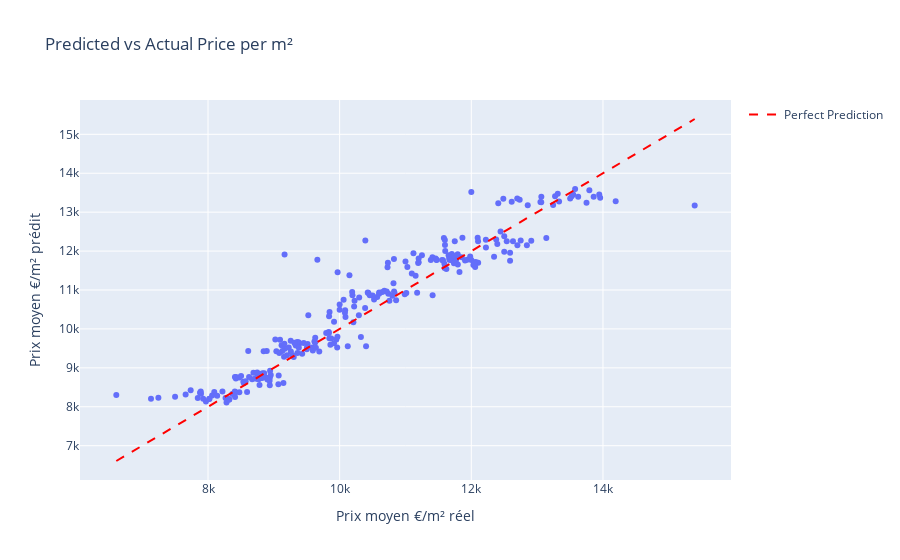

This figure's notebook cell:
### Code cell
#Vis
results_df = pd.DataFrame({
    'actual_prix_m2': y_test,
    'predicted_prix_m2': y_test_pred,
    'code_postal': x_test['code_postal'].values,
    'year': x_test['year'].values,
    'month': x_test['month'].values
})

#Vis pred vs actual
fig = px.scatter(results_df, x='actual_prix_m2', y='predicted_prix_m2',
                  hover_data=['code_postal', 'year', 'month'],
                  title='Predicted vs Actual Price per m²',
                  labels={
                       'predicted_prix_m2': 'Prix moyen €/m² prédit', 
                       'actual_prix_m2': 'Prix moyen €/m² réel'
                   })
fig.add_scatter(x=[y_test.min(), y_test.max()], 
                 y=[y_test.min(), y_test.max()],
                 mode='lines', name='Perfect Prediction', 
                 line=dict(dash='dash', color='red'))
fig.show()

### Figure 1 — Plotly figure (JSON) as saved in the notebook; plotly's stock layout.template omitted (floating-point values rounded to 4 significant figures; data arrays with more than 128 entries replaced by an {"elided": "..."} marker saying what was removed)
{"data": [{"customdata": {"elided": "260x3 int values"}, "hovertemplate": "Prix moyen €/m² réel=%{x}<br>Prix moyen €/m² prédit=%{y}<br>code_postal=%{customdata[0]}<br>year=%{customdata[1]}<br>month=%{customdata[2]}<extra></extra>", "legendgroup": "", "marker": {"color": "#636efa", "symbol": "circle"}, "mode": "markers", "name": "", "orientation": "v", "showlegend": false, "type": "scatter", "x": {"elided": "260 float values"}, "xaxis": "x", "y": {"elided": "260 float values"}, "yaxis": "y"}, {"line": {"color": "red", "dash": "dash"}, "mode": "lines", "name": "Perfect Prediction", "type": "scatter", "x": [6607.0, 15390.0], "y": [6607.0, 15390.0]}], "layout": {"legend": {"tracegroupgap": 0}, "title": {"text": "Predicted vs Actual Price per m²"}, "xaxis": {"anchor": "y", "domain": [0, 1], "title": {"text": "Prix moyen €/m² réel"}}, "yaxis": {"anchor": "x", "domain": [0, 1], "title": {"text": "Prix moyen €/m² prédit"}}}}
